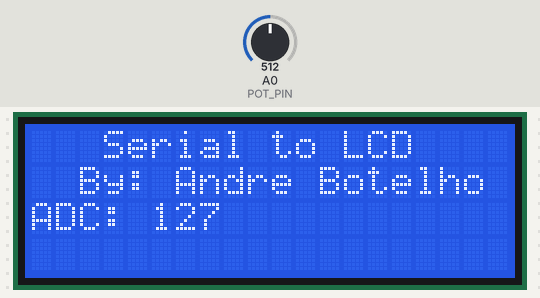
A sketch run on a simulated Arduino Uno, built with avr-gcc and run on an emulated ATmega328P. Shown: 20×4 character LCD. Inputs (shaded band) come from the test bench; at power-on: A0 (POT_PIN) = 512. What the sketch prints to the serial monitor is not drawn.

Above: at 1.2 s.
1.3 s: A0 (POT_PIN) set to 716
At 2.1 s:
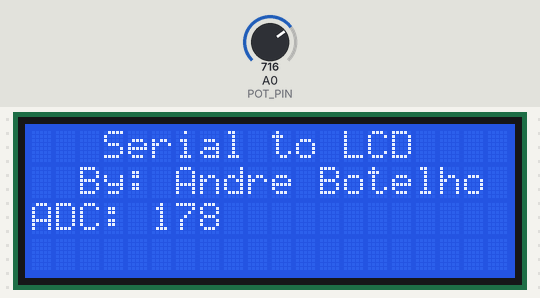
2.8 s: A0 (POT_PIN) set to 900
At 3.6 s:
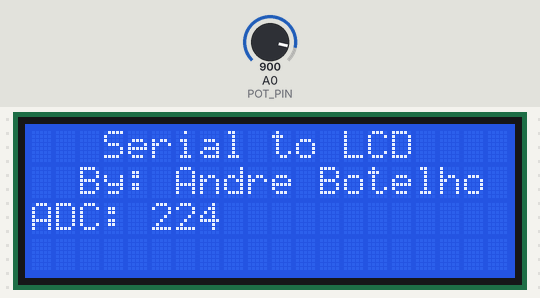
5.8 s: A0 (POT_PIN) set to 1023
At 6.6 s:
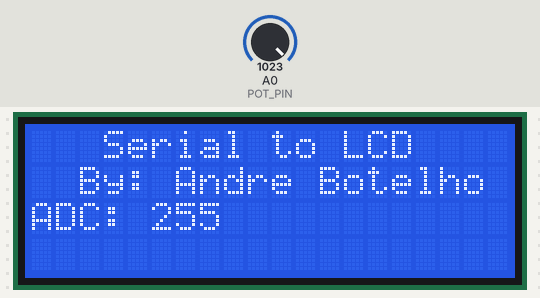
Timing chart, 0 to 8.8 s (numbered marks = the images above; inputs shaded):
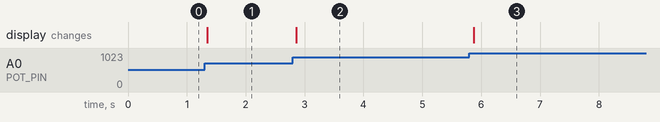

Measured:
- after the input at 1.3 s, the display: changes after 0.05 s (image 1)
- after the input at 2.8 s, the display: changes after 0.06 s (image 2)
- after the input at 5.8 s, the display: changes after 0.08 s (image 3)

The sketch:

ADC_to_Serial.ino
```cpp
// ADC_to_Serial
// Uses I2C backpack on a 20x4 lcd screen

#include <Wire.h>
#include <LiquidCrystal_I2C.h>

#define COLUMNS  20
#define LINES    4

#define POT_PIN  A0

LiquidCrystal_I2C lcd(0x27, 2, 1, 0, 4, 5, 6, 7, 3, POSITIVE);

void setup() {
  Serial.begin(9600);

  // Initialize the lcd for 20 chars 4 lines and turn on backlight
  lcd.begin(COLUMNS,LINES);
  // Backlight on
  lcd.backlight();

  lcd.setCursor(3,0);
  lcd.print("Serial to LCD");
  lcd.setCursor(2,1);
  lcd.print("By: Andre Botelho");

  pinMode(POT_PIN,INPUT);
}

void loop(){
  int val = map(analogRead(POT_PIN),0,1023,0,255);

  lcd.setCursor(0,2);
  lcd.print("ADC:           ");
  lcd.setCursor(5,2);
  lcd.print(String(val));

  Serial.println(val);
  delay(50);
}
```
